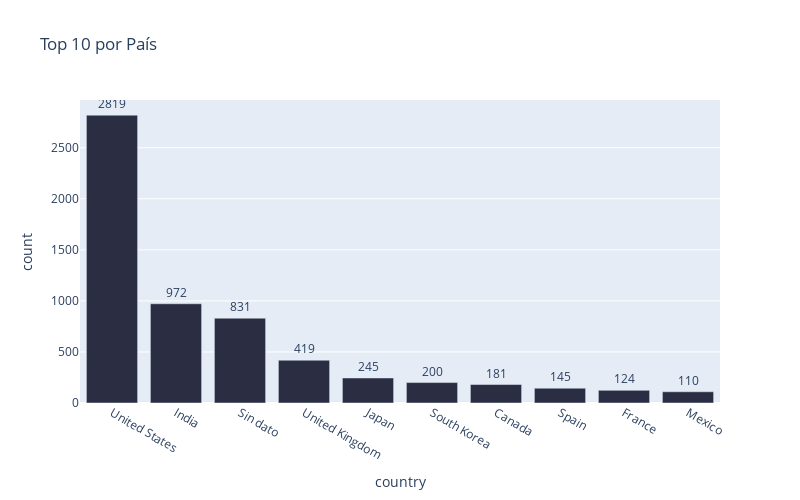

Notebook cell for this chart:
### Markdown cell above
### Top 10

### Code cell
pais_cantidad = df["country"].value_counts()

pais_cantidad_df = pd.DataFrame(pais_cantidad).reset_index()

pais_cantidad_df.columns = ["country", "count"]

fig = px.bar(pais_cantidad_df.head(10), 
             x="country", 
             y="count", 
             title="Top 10 por País", 
             text="count", 
             color_discrete_sequence=["#2B2D42"]) 

fig.update_traces(textposition="outside")

fig.update_layout(
    width=800,  # Ancho en píxeles
    height=500  # Alto en píxeles
)
fig.show()

### Figure 1 — Plotly figure (JSON) as saved in the notebook; plotly's stock layout.template omitted (floating-point values rounded to 4 significant figures)
{"data": [{"alignmentgroup": "True", "hovertemplate": "country=%{x}<br>count=%{text}<extra></extra>", "legendgroup": "", "marker": {"color": "#2B2D42", "pattern": {"shape": ""}}, "name": "", "offsetgroup": "", "orientation": "v", "showlegend": false, "text": [2819, 972, 831, 419, 245, 200, 181, 145, 124, 110], "textposition": "outside", "type": "bar", "x": ["United States", "India", "Sin dato", "United Kingdom", "Japan", "South Korea", "Canada", "Spain", "France", "Mexico"], "xaxis": "x", "y": [2819, 972, 831, 419, 245, 200, 181, 145, 124, 110], "yaxis": "y"}], "layout": {"barmode": "relative", "height": 500, "legend": {"tracegroupgap": 0}, "title": {"text": "Top 10 por País"}, "width": 800, "xaxis": {"anchor": "y", "domain": [0, 1], "title": {"text": "country"}}, "yaxis": {"anchor": "x", "domain": [0, 1], "title": {"text": "count"}}}}
